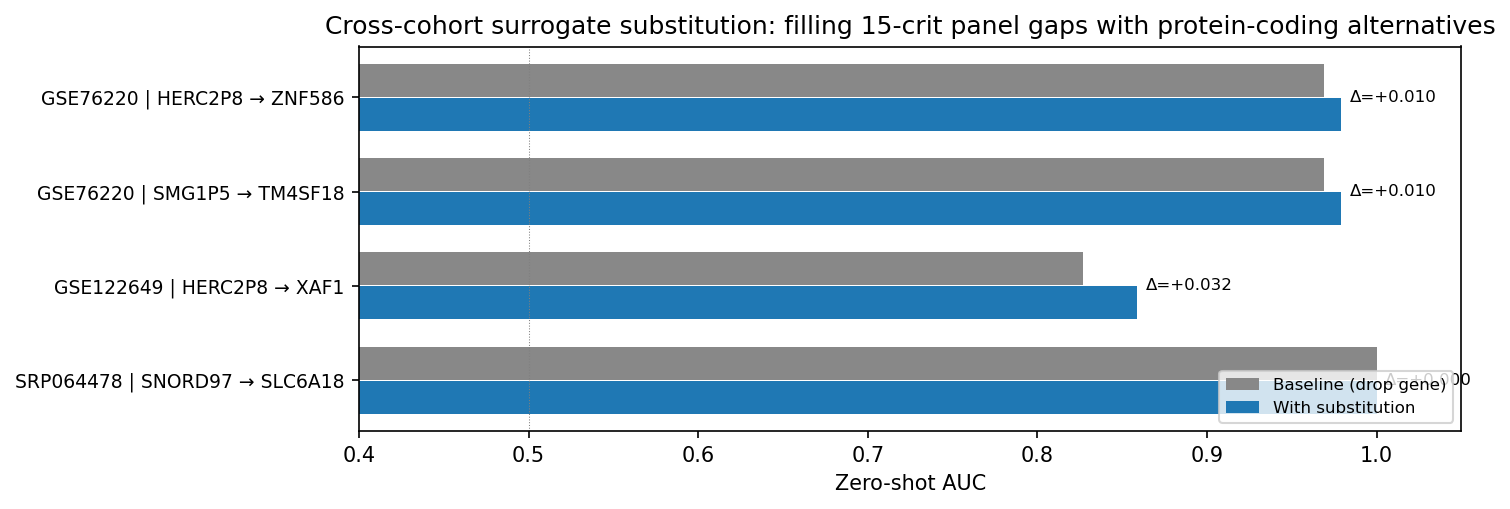

Write Python code to recreate this figure.
"""Cross-cohort surrogate substitution for the critical panel.

When the critical panel is matched against external cohorts, several
non-coding members are missing in at least one cohort vocabulary:

  HERC2P8 (pseudogene)  — absent in GSE76220, GSE122649 (HGNC-keyed)
  SMG1P5  (pseudogene)  — absent in GSE76220 (HGNC-keyed)
  SNORD97 (snoRNA)      — absent in SRP064478 (Salmon Ensembl ENSG index)

This script asks: for each (cohort, missing_gene) gap, can we substitute a
protein-coding genome-wide replacement (from gene_replacement_results.csv)
that IS present in the target cohort's vocabulary, to improve the zero-shot
AUC over the 14-of-15 baseline panel for that cohort?

For each (cohort, missing_gene):
  1. Pull all valid genome-wide replacements (is_replacement=True) from the
     gene_replacement screen.
  2. Filter to protein-coding genes with a resolvable HGNC symbol
     (excluding olfactory receptors, taste receptors, prostate-specific
     genes — known quantification-artifact gene families).
  3. Filter to genes present in the target cohort vocabulary.
  4. For each surviving candidate c, retrain LGBM on GPL24676 with
     {panel - missing_gene + c} and evaluate zero-shot AUC on the cohort.
  5. The surrogate is the candidate most correlated with the missing gene in
     GPL24676 (|Pearson r|) that the cohort carries, a choice made without the
     cohort's labels. Ranking by replacement AUC instead would pick genes the model
     never splits on: they reproduce the AUC of simply deleting a redundant gene
     and so tie at the top of the screen. The maximum and median over all
     candidates are reported for context only: the maximum is selected on the
     cohort being scored.

Output:
  cross_cohort_substitution_statistics.txt
  cross_cohort_substitution.png
"""

from __future__ import annotations

import gzip
import json
import re
import sys
import tarfile
import warnings
from pathlib import Path

import numpy as np

ALS_DIR = Path(__file__).parents[1]
SCRIPT_DIR = Path(__file__).parent
sys.path.insert(0, str(ALS_DIR))

from utils import critical_panel_label, load_dataset, zero_shot_scale  # noqa: E402

# Panel size is derived, so every reader-facing label must be too.
_CRIT_LABEL = critical_panel_label()


_PANEL_CSV = SCRIPT_DIR / "lgbm_core25_panel.csv"
_PARAMS_PATH = SCRIPT_DIR / "lgbm_top500_best_params.json"
_REPL_CSV = SCRIPT_DIR / "gene_replacement_results.csv"
_PREFILTER_NAMES = SCRIPT_DIR / "lgbm_prefilter_names.txt"
_PREFILTER_X = SCRIPT_DIR / "lgbm_prefilter_X.npy"
_SRP_QUANT_DIR = ALS_DIR / "resources" / "SRP064478" / "quant"
_SRP_META = ALS_DIR / "resources" / "SRP064478" / "srr_metadata.tsv"
_GSE122649_RAW_TAR = ALS_DIR / "resources" / "GSE122649" / "GSE122649_RAW.tar"
_GSE122649_SOFT_URL = (
    "https://ftp.ncbi.nlm.nih.gov/geo/series/GSE122nnn/GSE122649/"
    "soft/GSE122649_family.soft.gz"
)

RANDOM_STATE = 42
N_SEEDS = 5  # ensemble seeds (lighter than panel_loo to keep runtime tight)
N_BOOTSTRAP = 1_000
MAX_CANDIDATES_PER_GAP = 60  # cap per (cohort, gene) gap to keep runtime tight


_COMPARTMENTS: dict[str, tuple[str, ...]] = {
    "erythrocyte": (
        "ENSG00000206172",
        "ENSG00000188536",
        "ENSG00000244734",
        "ENSG00000158578",
        "ENSG00000170180",
        "ENSG00000133742",
        "ENSG00000159111",
        "ENSG00000105610",
        "ENSG00000179364",
        "ENSG00000223609",
    ),
    "platelet": (
        "ENSG00000163736",
        "ENSG00000163737",
        "ENSG00000185245",
    ),
    "endothelial": (
        "ENSG00000261371",
        "ENSG00000179776",
        "ENSG00000110799",
    ),
}

# Family patterns flagged as quantification-artifact gene families
# (olfactory receptors, taste receptors, prostate/testis expressed)
_ARTIFACT_FAMILY_PATTERNS = (
    re.compile(r"^OR\d"),
    re.compile(r"^TAS"),
    re.compile(r"^PATE"),
    re.compile(r"^DEFB"),
    re.compile(r"^KRTAP"),
    re.compile(r"^MS4A"),
    re.compile(r"^VN1R"),
    re.compile(r"^LCE"),
    re.compile(r"^SPRR"),
)


def _critical_idx(feat25_bases: list[str]) -> list[int]:
    """Positions of the critical panel within the 25-gene ordered panel.

    Derived from panel_critical.csv, never hardcoded. The literal this replaced was
    stale for a month after the 2026-07-31 redefinition and was invisible to every
    audit: it names no gene, so symbol greps miss it, and it reads no panel file, so
    the dependency audit misses it too.

    Args:
        feat25_bases: Unversioned Ensembl IDs of the 25-gene panel, in panel order.

    Returns:
        Indices into ``feat25_bases`` for the critical-panel members.
    """
    from utils import critical_panel_features

    want = {f.split(".")[0] for f in critical_panel_features()}
    idx = [i for i, b in enumerate(feat25_bases) if b in want]
    if len(idx) != len(want):
        missing = want - {feat25_bases[i] for i in idx}
        raise SystemExit(f"critical panel members absent from 25-gene panel: {missing}")
    return idx


def _is_protein_coding_safe(symbol: str, biotype: str) -> bool:
    """Decide whether a candidate gene is a defensible protein-coding surrogate."""
    # mygene returns biotype as "protein-coding" (hyphen) for canonical PC genes
    if not symbol or biotype not in ("protein-coding", "protein_coding"):
        return False
    for p in _ARTIFACT_FAMILY_PATTERNS:
        if p.match(symbol):
            return False
    return True


def _bootstrap_auc(y, scores, n=N_BOOTSTRAP, seed=RANDOM_STATE):
    from sklearn.metrics import roc_auc_score

    rng = np.random.default_rng(seed)
    pos = np.where(y == 1)[0]
    neg = np.where(y == 0)[0]
    out = np.empty(n, dtype=np.float64)
    for b in range(n):
        idx = np.concatenate(
            [
                rng.choice(pos, len(pos), replace=True),
                rng.choice(neg, len(neg), replace=True),
            ]
        )
        out[b] = roc_auc_score(y[idx], scores[idx])
    return float(np.percentile(out, 2.5)), float(np.percentile(out, 97.5))


def _ensemble_scores(X_tr, y_tr, X_te, params, seeds=tuple(range(N_SEEDS))):
    """Average predict_proba across N_SEEDS seeds; returns scores on X_te."""
    from utils import PanelLGBMClassifier as LGBMClassifier

    scores = np.zeros(len(X_te), dtype=np.float64)
    with warnings.catch_warnings():
        warnings.simplefilter("ignore")
        for s in seeds:
            params_s = dict(params, random_state=s)
            clf = LGBMClassifier(**params_s).fit(X_tr, y_tr)
            scores += clf.predict_proba(X_te)[:, 1]
    return scores / len(seeds)


# ---- Data loaders ----


def _load_gpl24676_ctd():
    from sklearn.decomposition import PCA
    from sklearn.linear_model import LinearRegression

    (ds,) = load_dataset(
        "GSE153960", platform="GPL24676", resources_dir=ALS_DIR / "resources"
    )
    X_raw = ds.X.values.astype(np.float32)
    y = ds.y.values.astype(int)
    feat = list(ds.X.columns)
    X_log = np.log1p(X_raw)
    base_ids = [n.split(".")[0] for n in feat]
    pcs = []
    for comp_bases in _COMPARTMENTS.values():
        base_set = set(comp_bases)
        idx = [i for i, b in enumerate(base_ids) if b in base_set]
        if not idx:
            continue
        pca = PCA(n_components=1, random_state=0)
        pcs.append(pca.fit_transform(X_log[:, idx]))
    Z = np.hstack(pcs)
    reg = LinearRegression().fit(Z, X_log)
    X_ctd = (X_log - reg.predict(Z)).astype(np.float32)
    return X_ctd, y, X_log, feat


def _load_gse76220():
    (ds,) = load_dataset("GSE76220", resources_dir=ALS_DIR / "resources")
    return (
        # GSE76220 is ALREADY log-scale (log2 RPKM: range -6.2..10.6, 63% negative
        # despite the 'RPKM' filename). A further log1p would null every value
        # <= -1 (77% of panel genes). Per-gene z-scoring downstream absorbs the
        # log-base and length-normalisation differences vs log1p(counts) training.
        ds.X.values.astype(np.float32),
        list(ds.X.columns),
        ds.y.values.astype(int),
    )


def _parse_gse122649_soft():
    from utils import geo_soft_text

    content = geo_soft_text("GSE122649")
    meta: dict[str, str] = {}
    for s in re.split(r"\^SAMPLE", content)[1:]:
        acc_m = re.search(r"!Sample_geo_accession = (GSM\d+)", s)
        diag_m = re.search(r"!Sample_characteristics_ch1 = diagnosis: (.+)", s)
        if acc_m and diag_m:
            meta[acc_m.group(1)] = diag_m.group(1).strip()
    return meta


def _load_gse122649():
    gsm_to_diag = _parse_gse122649_soft()
    diag_map = {"sALS": 1, "sALS/FTD": 1, "Non-neurological control": 0}
    gene_symbols: list[str] = []
    sample_counts: dict[str, np.ndarray] = {}
    with tarfile.open(_GSE122649_RAW_TAR, "r") as tf:
        for member in tf.getmembers():
            gsm_m = re.search(r"(GSM\d+)", member.name)
            if not gsm_m or gsm_m.group(1) not in gsm_to_diag:
                continue
            gsm = gsm_m.group(1)
            f_obj = tf.extractfile(member)
            if f_obj is None:
                continue
            raw = f_obj.read()
            if member.name.endswith(".gz"):
                raw = gzip.decompress(raw)
            rows = []
            for line in raw.decode("utf-8", errors="ignore").splitlines()[1:]:
                line = line.strip()
                if not line or line.startswith("__"):
                    continue
                parts = line.split("\t")
                if len(parts) < 2:
                    continue
                try:
                    rows.append((parts[0].strip('"').strip("'"), float(parts[1])))
                except ValueError:
                    continue
            if not rows:
                continue
            syms_here = [r[0] for r in rows]
            if not gene_symbols:
                gene_symbols = syms_here
            elif len(syms_here) != len(gene_symbols):
                continue
            sample_counts[gsm] = np.array([r[1] for r in rows], dtype=np.float32)
    gsm_ids = list(sample_counts.keys())
    X_raw = np.stack([sample_counts[g] for g in gsm_ids])
    y_full = np.array([diag_map.get(gsm_to_diag[g], -1) for g in gsm_ids])
    valid = y_full >= 0
    return np.log1p(X_raw[valid]), gene_symbols, y_full[valid]


def _load_srp064478():
    import pandas as pd

    meta = pd.read_csv(_SRP_META, sep="\t").set_index("SRR")
    quants: list[pd.Series] = []
    tx_ids: list[str] | None = None
    y_list: list[int] = []
    for srr in meta.index:
        sf = _SRP_QUANT_DIR / srr / "quant.sf"
        df = pd.read_csv(sf, sep="\t")
        df["tx_base"] = df["Name"].str.split(".").str[0]
        tx_counts = df.set_index("tx_base")["NumReads"]
        if tx_ids is None:
            tx_ids = list(tx_counts.index)
        quants.append(tx_counts)
        y_list.append(1 if meta.loc[srr, "condition"] == "ALS" else 0)
    ensg_direct = [t for t in (tx_ids or []) if t.startswith("ENSG")]
    if ensg_direct:
        X_raw = np.array(
            [q.reindex(tx_ids).fillna(0).values for q in quants], dtype=np.float32
        )
        return np.log1p(X_raw), tx_ids or [], np.array(y_list, dtype=int)
    fasta = ALS_DIR / "resources" / "SRP064478" / "index" / "hg38_cdna.fa.gz"
    tx2gene: dict[str, str] = {}
    with gzip.open(str(fasta), "rt") as fh:
        for line in fh:
            if not line.startswith(">"):
                continue
            m_enst = re.search(r"(ENST\d+)\.\d+", line)
            m_ensg = re.search(r"gene:(ENSG\d+)\.\d+", line)
            if m_enst and m_ensg:
                tx2gene[m_enst.group(1)] = m_ensg.group(1)
    tx_mat = pd.DataFrame(
        {srr: q.reindex(tx_ids).fillna(0) for srr, q in zip(meta.index, quants)}
    )
    tx_mat.index = tx_ids
    tx_mat["ensg"] = pd.Series(tx_ids).map(tx2gene).values
    gene_mat = tx_mat.dropna(subset=["ensg"]).groupby("ensg").sum()
    X_raw = gene_mat.values.T.astype(np.float32)
    return np.log1p(X_raw), list(gene_mat.index), np.array(y_list, dtype=int)


def _resolve_symbols(ensg_list):
    """Resolve Ensembl base IDs to {symbol, biotype} via mygene."""
    import mygene

    mg = mygene.MyGeneInfo()
    out = {}
    chunk = 500
    for i in range(0, len(ensg_list), chunk):
        res = mg.querymany(
            ensg_list[i : i + chunk],
            scopes="ensembl.gene",
            fields="symbol,type_of_gene",
            species="human",
            verbose=False,
        )
        for r in res:
            if r.get("notfound"):
                continue
            out[r["query"]] = {
                "symbol": r.get("symbol", ""),
                "biotype": r.get("type_of_gene", ""),
            }
    return out


def main() -> None:
    import matplotlib

    matplotlib.use("Agg")
    import matplotlib.pyplot as plt
    import pandas as pd
    from sklearn.metrics import roc_auc_score

    warnings.filterwarnings("ignore", category=UserWarning)

    print("=" * 70)
    print(f"Cross-cohort surrogate substitution for the {_CRIT_LABEL} panel")
    print("=" * 70)

    params_raw = json.loads(_PARAMS_PATH.read_text())
    params = dict(params_raw, colsample_bytree=1.0, n_jobs=-1, verbose=-1)

    # ---- Panel ----
    df_panel = pd.read_csv(_PANEL_CSV)
    feat_col = next(
        c for c in df_panel.columns if "feature" in c.lower() or "ensg" in c.lower()
    )
    sym_col = next(c for c in df_panel.columns if "symbol" in c.lower())
    feat25 = df_panel[feat_col].tolist()
    sym25 = df_panel[sym_col].tolist()
    feat25_bases = [f.split(".")[0] for f in feat25]
    crit_idx = _critical_idx(feat25_bases)
    panel_syms = [sym25[i] for i in crit_idx]
    panel_bases = [feat25_bases[i] for i in crit_idx]
    print(f"\n{len(panel_syms)}-gene critical panel: {', '.join(panel_syms)}\n")

    # ---- Replacement candidate pool ----
    print("Loading gene_replacement_results.csv ...")
    repl_df = pd.read_csv(_REPL_CSV)
    repl_df = repl_df[repl_df["is_replacement"]]
    print(f"  {len(repl_df)} (panel_gene, candidate) replacement rows.")

    # ---- Load full training matrix (for candidate retrieval) ----
    print("Loading GPL24676 (CTD + log1p) ...")
    X_train_ctd, y_train, X_train_log, feat_train = _load_gpl24676_ctd()
    feat_base_to_col = {f.split(".")[0]: j for j, f in enumerate(feat_train)}

    # ---- Cohorts ----
    print("Loading GSE76220 ...")
    X76_log, vocab76, y76 = _load_gse76220()
    vocab76_map = {s: i for i, s in enumerate(vocab76)}

    print("Loading GSE122649 ...")
    X122_log, vocab122, y122 = _load_gse122649()
    vocab122_map = {s: i for i, s in enumerate(vocab122)}

    print("Loading SRP064478 ...")
    Xsrp_log, vocab_srp, y_srp = _load_srp064478()
    srp_vocab_map = {v: i for i, v in enumerate(vocab_srp)}

    # ---- Identify gaps ----
    def _gaps(cohort_name, vocab_map, by_symbol):
        gaps = []
        for k, (sym, base) in enumerate(zip(panel_syms, panel_bases)):
            key = sym if by_symbol else base
            if key not in vocab_map:
                gaps.append((k, sym, base))
        return gaps

    cohort_specs = [
        ("GSE76220", vocab76_map, y76, X76_log, True),
        ("GSE122649", vocab122_map, y122, X122_log, True),
        ("SRP064478", srp_vocab_map, y_srp, Xsrp_log, False),
    ]

    # ---- Pre-resolve candidate symbols for the missing genes (so we can filter) ----
    missing_panel = set()
    for c_name, v_map, _y, _X, by_sym in cohort_specs:
        for _, sym, _ in _gaps(c_name, v_map, by_sym):
            missing_panel.add(sym)
    print(f"\nGenes missing in at least one cohort: {sorted(missing_panel)}")

    candidates_per_panel = {}
    for sym in missing_panel:
        sub_df = (
            repl_df[repl_df["panel_symbol"] == sym]
            .assign(abs_r=lambda d: d["pearson_r"].abs())
            .sort_values("abs_r", ascending=False)
            .head(MAX_CANDIDATES_PER_GAP * 4)
        )  # over-pull so we have headroom after filter
        candidates_per_panel[sym] = sub_df["candidate_ensg"].tolist()

    all_cands = sorted({c for cs in candidates_per_panel.values() for c in cs})
    print(f"  {len(all_cands)} unique candidate Ensembl IDs to resolve ...")
    sym_resolved = _resolve_symbols(all_cands)

    def _filter_candidates(panel_sym, cohort_vocab_map, by_symbol):
        """Filter raw replacement candidates to protein-coding + cohort-present."""
        out = []
        for c_ensg in candidates_per_panel[panel_sym]:
            info = sym_resolved.get(c_ensg, {})
            if not _is_protein_coding_safe(
                info.get("symbol", ""), info.get("biotype", "")
            ):
                continue
            if by_symbol:
                if info["symbol"] not in cohort_vocab_map:
                    continue
            else:
                if c_ensg not in cohort_vocab_map:
                    continue
            out.append(
                {
                    "ensg": c_ensg,
                    "symbol": info["symbol"],
                }
            )
            if len(out) >= MAX_CANDIDATES_PER_GAP:
                break
        return out

    # ---- Build baseline (14-of-15) per cohort ----
    def _eval_panel_for_cohort(
        cohort_name,
        vocab_map,
        y_te,
        X_te_log,
        by_symbol,
        included_idx,
        extra_train_col=None,
        extra_te_col=None,
    ):
        """Train on GPL24676 with the given indices (CTD for GPL16791 unused here;
        the 3 cohorts use raw log1p), score on cohort. extra_train_col / extra_te_col
        allow appending a candidate gene's columns alongside the panel."""
        # Build training X
        panel_bases_use = [panel_bases[i] for i in included_idx]
        train_cols = [feat_base_to_col[b] for b in panel_bases_use]
        Xtr = X_train_log[:, train_cols]
        # Build test X (cohort)
        if by_symbol:
            te_syms = [panel_syms[i] for i in included_idx]
            te_cols = [vocab_map[s] for s in te_syms]
        else:
            te_cols = [vocab_map[b] for b in panel_bases_use]
        Xte = X_te_log[:, te_cols]
        if extra_train_col is not None:
            Xtr = np.hstack([Xtr, extra_train_col.reshape(-1, 1)])
            Xte = np.hstack([Xte, extra_te_col.reshape(-1, 1)])
        Xtr_sc, Xte_sc = zero_shot_scale(Xtr, Xte, cohort_name)
        scores = _ensemble_scores(Xtr_sc, y_train, Xte_sc, params)
        return float(roc_auc_score(y_te, scores)), scores

    # ---- Run substitution analysis per cohort × gap ----
    results = []
    for c_name, v_map, y_te, X_te, by_sym in cohort_specs:
        print(f"\n=== Cohort: {c_name} (n={len(y_te)}) ===")
        gaps = _gaps(c_name, v_map, by_sym)
        if not gaps:
            print("  No gaps — skipping.")
            continue
        # 14-of-15 baseline (drop the missing genes; no substitution)
        included = [i for i in range(len(panel_syms)) if i not in {g[0] for g in gaps}]
        baseline_auc, baseline_scores = _eval_panel_for_cohort(
            c_name, v_map, y_te, X_te, by_sym, included
        )
        baseline_lo, baseline_hi = _bootstrap_auc(y_te, baseline_scores)
        print(
            f"  Baseline (dropping {len(gaps)} missing): AUC={baseline_auc:.4f} "
            f"[{baseline_lo:.3f}, {baseline_hi:.3f}]"
        )

        # Per-gap substitution
        for gap_k, gap_sym, gap_base in gaps:
            print(f"\n  Gap: {gap_sym} ({gap_base})")
            sub_cands = _filter_candidates(gap_sym, v_map, by_sym)
            if not sub_cands:
                print(f"    No protein-coding substitutes available in {c_name} vocab.")
                results.append(
                    {
                        "cohort": c_name,
                        "missing_gene": gap_sym,
                        "baseline_auc": baseline_auc,
                        "baseline_ci": (baseline_lo, baseline_hi),
                        "best_sub": None,
                        "best_sub_symbol": None,
                        "best_sub_auc": None,
                        "best_sub_ci": None,
                        "delta": None,
                        "n_cands_tested": 0,
                    }
                )
                continue
            # Train column for candidate = GPL24676 log expression column
            evaluated = []  # (cand, auc, scores), most co-expressed first
            for cand in sub_cands:
                # extra_train_col: GPL24676 log expression of candidate
                if cand["ensg"] not in feat_base_to_col:
                    continue
                tr_col_idx = feat_base_to_col[cand["ensg"]]
                tr_col = X_train_log[:, tr_col_idx]
                # extra_te_col: cohort expression
                if by_sym:
                    te_idx = v_map.get(cand["symbol"])
                else:
                    te_idx = v_map.get(cand["ensg"])
                if te_idx is None:
                    continue
                te_col = X_te[:, te_idx]
                # included = baseline panel-minus-all-cohort-missing (no need to
                # drop gap_k again since it's already absent from included).
                auc, scores = _eval_panel_for_cohort(
                    c_name,
                    v_map,
                    y_te,
                    X_te,
                    by_sym,
                    included,
                    extra_train_col=tr_col,
                    extra_te_col=te_col,
                )
                evaluated.append((cand, auc, scores))
            if not evaluated:
                print("    No working substitution found.")
                results.append(
                    {
                        "cohort": c_name,
                        "missing_gene": gap_sym,
                        "baseline_auc": baseline_auc,
                        "baseline_ci": (baseline_lo, baseline_hi),
                        "best_sub": None,
                        "best_sub_symbol": None,
                        "best_sub_auc": None,
                        "best_sub_ci": None,
                        "delta": None,
                        "n_cands_tested": len(sub_cands),
                    }
                )
                continue
            # the most co-expressed candidate, not the cohort maximum: picking the
            # best of up to MAX_CANDIDATES_PER_GAP AUCs on 20-38 samples reports noise
            best_sub, best_auc, best_scores = evaluated[0]
            best_ci = _bootstrap_auc(y_te, best_scores)
            cand_aucs = np.array([a for _, a, _ in evaluated])
            delta = best_auc - baseline_auc
            print(
                f"    Surrogate: {best_sub['symbol']} ({best_sub['ensg']})  "
                f"AUC={best_auc:.4f} [{best_ci[0]:.3f}, {best_ci[1]:.3f}]  "
                f"Δ={delta:+.4f}"
            )
            results.append(
                {
                    "cohort": c_name,
                    "missing_gene": gap_sym,
                    "baseline_auc": baseline_auc,
                    "baseline_ci": (baseline_lo, baseline_hi),
                    "best_sub": best_sub["ensg"],
                    "best_sub_symbol": best_sub["symbol"],
                    "best_sub_auc": best_auc,
                    "best_sub_ci": best_ci,
                    "delta": delta,
                    "n_cands_tested": len(sub_cands),
                    "median_auc": float(np.median(cand_aucs)),
                    "max_auc": float(cand_aucs.max()),
                    "n_eval": len(cand_aucs),
                }
            )

    # ---- Joint multi-gap substitution: apply ALL best subs simultaneously per cohort ----
    joint_results = []
    for c_name, v_map, y_te, X_te, by_sym in cohort_specs:
        cohort_results = [
            r for r in results if r["cohort"] == c_name and r["best_sub"] is not None
        ]
        if len(cohort_results) < 2:
            continue
        print(f"\n--- Joint substitution (all gaps): {c_name} ---")
        gaps = _gaps(c_name, v_map, by_sym)
        included = [i for i in range(len(panel_syms)) if i not in {g[0] for g in gaps}]
        baseline_auc = cohort_results[0]["baseline_auc"]
        baseline_ci = cohort_results[0]["baseline_ci"]
        # Build training matrix: panel cols + all best-sub cols
        panel_bases_use = [panel_bases[i] for i in included]
        train_cols = [feat_base_to_col[b] for b in panel_bases_use]
        Xtr_panel = X_train_log[:, train_cols]
        sub_tr_cols = []
        sub_te_cols = []
        sub_syms_used = []
        for cr in cohort_results:
            eg = cr["best_sub"]
            if eg not in feat_base_to_col:
                continue
            sym = cr["best_sub_symbol"]
            if by_sym:
                if sym not in v_map:
                    continue
                te_idx = v_map[sym]
            else:
                if eg not in v_map:
                    continue
                te_idx = v_map[eg]
            sub_tr_cols.append(X_train_log[:, feat_base_to_col[eg]])
            sub_te_cols.append(X_te[:, te_idx])
            sub_syms_used.append(f"{cr['missing_gene']}→{sym}")
        if len(sub_tr_cols) < 2:
            continue
        Xtr_joint = np.hstack([Xtr_panel, np.column_stack(sub_tr_cols)])
        if by_sym:
            te_syms = [panel_syms[i] for i in included]
            te_cols = [v_map[s] for s in te_syms]
        else:
            te_cols = [v_map[b] for b in panel_bases_use]
        Xte_joint = np.hstack([X_te[:, te_cols], np.column_stack(sub_te_cols)])
        Xtr_j_sc, Xte_j_sc = zero_shot_scale(Xtr_joint, Xte_joint, c_name)
        scores_j = _ensemble_scores(Xtr_j_sc, y_train, Xte_j_sc, params)
        auc_j = float(roc_auc_score(y_te, scores_j))
        lo_j, hi_j = _bootstrap_auc(y_te, scores_j)
        delta_j = auc_j - baseline_auc
        print(f"  Joint subs: {' + '.join(sub_syms_used)}")
        print(f"  Joint AUC = {auc_j:.4f} [{lo_j:.3f}, {hi_j:.3f}]  Δ={delta_j:+.4f}")
        joint_results.append(
            {
                "cohort": c_name,
                "subs": sub_syms_used,
                "baseline_auc": baseline_auc,
                "baseline_ci": baseline_ci,
                "joint_auc": auc_j,
                "joint_ci": (lo_j, hi_j),
                "delta": delta_j,
            }
        )

    # ---- Save text output ----
    lines = [
        f"Cross-cohort surrogate substitution for the {_CRIT_LABEL} panel",
        "=" * 70,
        "",
        f"Method: for each (cohort, missing_gene) gap, scan up to "
        f"{MAX_CANDIDATES_PER_GAP} protein-coding genome-wide replacement candidates",
        "(from gene_replacement_results.csv with is_replacement=True) that are",
        "both protein-coding (excluding olfactory/taste/keratin/defensin/PATE",
        "families) and present in the target cohort vocabulary. Retrain on",
        f"GPL24676 with substitution; score zero-shot ({N_SEEDS}-seed ensemble,",
        f"stratified bootstrap B={N_BOOTSTRAP}).",
        "The surrogate is the valid candidate most correlated with the missing gene",
        "in GPL24676 (|Pearson r|) that the cohort carries, chosen without the",
        "cohort's labels. Median and max are",
        "over all N candidates scored on the cohort; the max is selected on that",
        "cohort and is an optimistic upper bound, not an estimate.",
        "",
        f"{'Cohort':<12s} {'Missing':<14s} {'Baseline AUC':<22s} "
        f"{'Surrogate':<14s} {'Sub AUC':<22s} {'Δ':>8s}  {'N':>3s} {'median':>7s} {'max':>7s}",
        "-" * 130,
    ]
    for r in results:
        base_str = f"{r['baseline_auc']:.4f} [{r['baseline_ci'][0]:.3f},{r['baseline_ci'][1]:.3f}]"
        if r["best_sub_auc"] is not None:
            sub_str = f"{r['best_sub_auc']:.4f} [{r['best_sub_ci'][0]:.3f},{r['best_sub_ci'][1]:.3f}]"
            sub_sym = r["best_sub_symbol"]
            d = f"{r['delta']:+.4f}  {r['n_eval']:>3d} {r['median_auc']:>7.4f} {r['max_auc']:>7.4f}"
        else:
            sub_str, sub_sym, d = "n/a", "n/a", "n/a"
        lines.append(
            f"{r['cohort']:<12s} {r['missing_gene']:<14s} {base_str:<22s} "
            f"{sub_sym:<14s} {sub_str:<22s} {d:>8s}"
        )

    # Joint substitution lines
    if joint_results:
        lines += [
            "",
            "Joint multi-gap substitution (all single-gap surrogates applied):",
            f"{'Cohort':<12s} {'Subs':<42s} {'Baseline AUC':<22s} "
            f"{'Joint AUC':<22s} {'Δ':>8s}",
            "-" * 110,
        ]
        for jr in joint_results:
            base_str = f"{jr['baseline_auc']:.4f} [{jr['baseline_ci'][0]:.3f},{jr['baseline_ci'][1]:.3f}]"
            joint_str = f"{jr['joint_auc']:.4f} [{jr['joint_ci'][0]:.3f},{jr['joint_ci'][1]:.3f}]"
            subs_str = " + ".join(jr["subs"])
            lines.append(
                f"{jr['cohort']:<12s} {subs_str:<42s} {base_str:<22s} "
                f"{joint_str:<22s} {jr['delta']:>+8.4f}"
            )

    stat_out = SCRIPT_DIR / "cross_cohort_substitution_statistics.txt"
    stat_out.write_text("\n".join(lines) + "\n")
    print(f"\nSaved: {stat_out}")
    # surrogates per cohort, read by replaceability_figures.py for the ROC overlay
    surrogates: dict[str, list[list[str]]] = {}
    for r in results:
        if r["best_sub"] is not None:
            surrogates.setdefault(r["cohort"], []).append(
                [r["missing_gene"], r["best_sub_symbol"], r["best_sub"]]
            )
    (SCRIPT_DIR / "cross_cohort_substitution_surrogates.json").write_text(
        json.dumps(surrogates, indent=1)
    )

    # ---- Plot ----
    if results:
        n = len(results)
        fig, ax = plt.subplots(figsize=(10, max(3.5, 0.7 * n)))
        labels = [
            f"{r['cohort']} | {r['missing_gene']} → {r['best_sub_symbol']}"
            if r["best_sub_symbol"]
            else f"{r['cohort']} | {r['missing_gene']} (no sub)"
            for r in results
        ]
        y = np.arange(n)
        baselines = [r["baseline_auc"] for r in results]
        subs = [
            r["best_sub_auc"] if r["best_sub_auc"] is not None else r["baseline_auc"]
            for r in results
        ]
        ax.barh(y - 0.18, baselines, 0.35, color="#888", label="Baseline (drop gene)")
        ax.barh(y + 0.18, subs, 0.35, color="#1f78b4", label="With substitution")
        for i, r in enumerate(results):
            if r["delta"] is not None:
                ax.text(
                    max(baselines[i], subs[i]) + 0.005,
                    y[i],
                    f"Δ={r['delta']:+.3f}",
                    va="center",
                    fontsize=8,
                )
        ax.set_yticks(y)
        ax.set_yticklabels(labels, fontsize=9)
        ax.set_xlim(0.4, 1.05)
        ax.axvline(0.5, color="grey", lw=0.5, ls=":")
        ax.set_xlabel("Zero-shot AUC")
        ax.set_title(
            "Cross-cohort surrogate substitution: "
            f"filling {_CRIT_LABEL} panel gaps with protein-coding alternatives"
        )
        ax.legend(loc="lower right", fontsize=8)
        ax.invert_yaxis()
        plt.tight_layout()
        png = SCRIPT_DIR / "cross_cohort_substitution.png"
        plt.savefig(png, dpi=150, bbox_inches="tight")
        plt.close()
        print(f"Saved: {png}")


if __name__ == "__main__":
    main()
